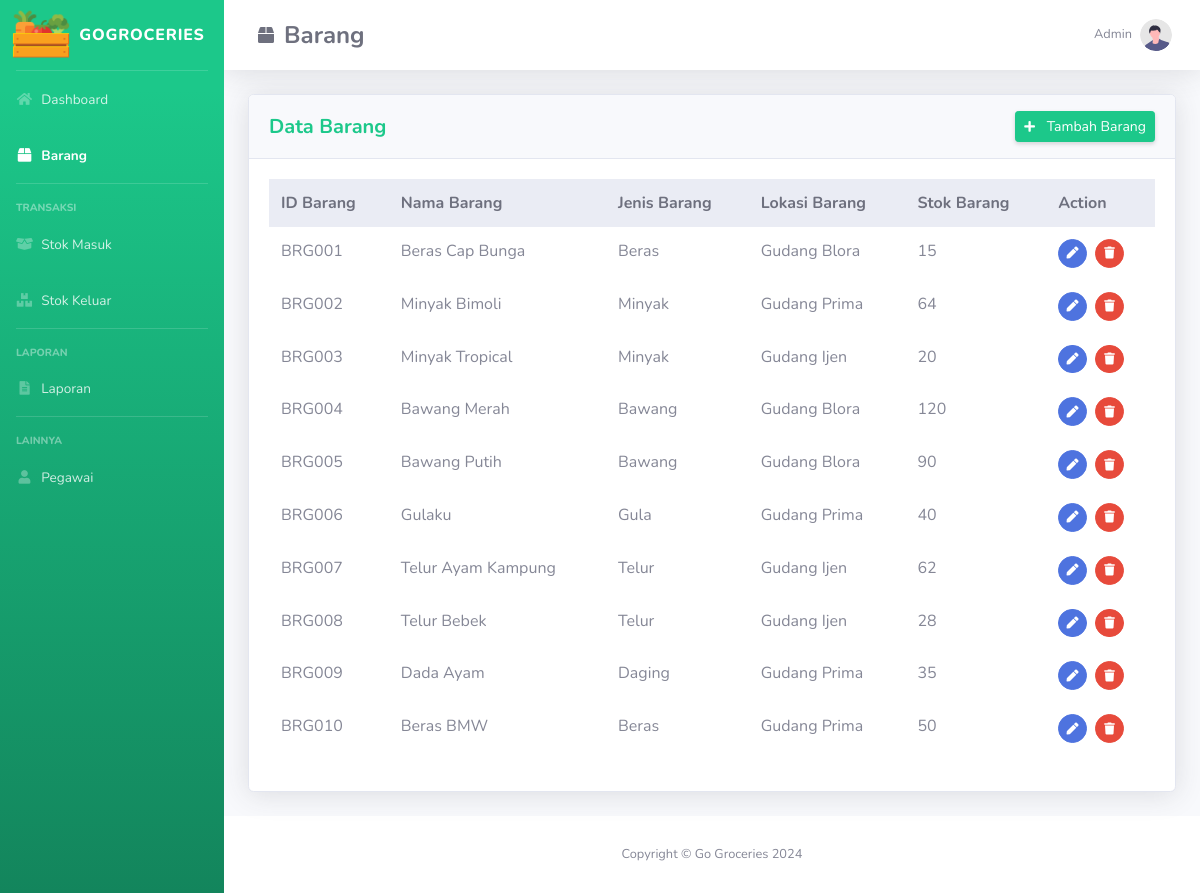
Page /barang.php on the earlier database version.
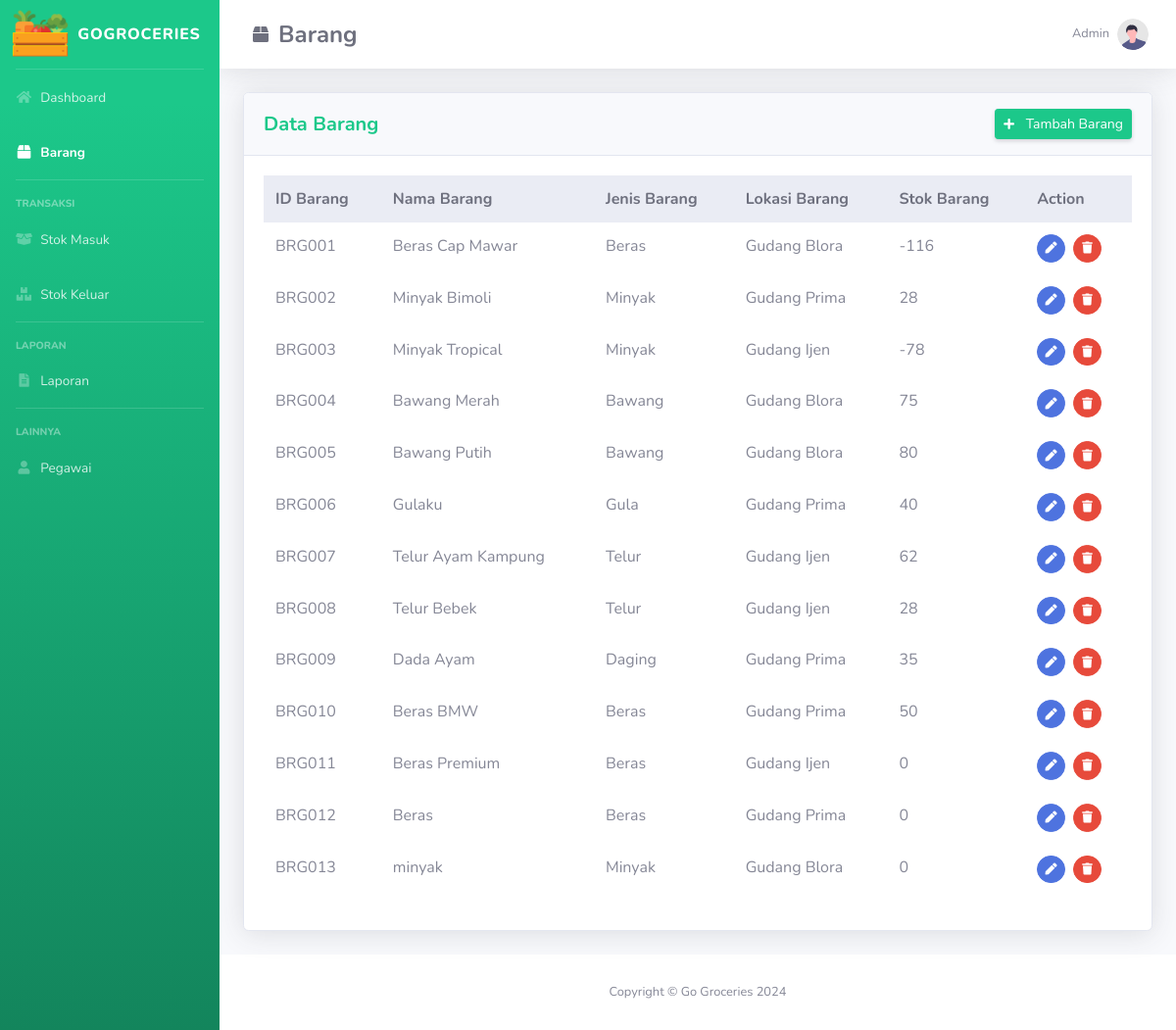
Same page on the later database version.
### tables this page shows
CREATE TABLE `barang` (
  `id_barang` varchar(10) NOT NULL,
  `nama_barang` varchar(100) DEFAULT NULL,
  `id_jenisbarang` int(11) DEFAULT NULL,
  `id_lokasi` int(11) DEFAULT NULL,
  `stok` int(11) DEFAULT 0
);

CREATE TABLE `jenis_barang` (
  `id_jenisbarang` int(11) NOT NULL,
  `jenis` varchar(50) NOT NULL
);

CREATE TABLE `lokasi_penyimpanan` (
  `id_lokasi` int(11) NOT NULL,
  `nama_lokasi` varchar(50) NOT NULL
);

### barang.php (the view, shortened to what this page needs)
<?php
    include "conn/conn.php";
    $query_table = mysqli_query($mysqli, "SELECT id_barang, nama_barang, jenis, nama_lokasi, stok
                                        FROM barang, jenis_barang, lokasi_penyimpanan
                                        WHERE barang.id_jenisbarang = jenis_barang.id_jenisbarang AND
                                        barang.id_lokasi = lokasi_penyimpanan.id_lokasi");
?>
<!DOCTYPE html>
<html lang="en">
<head>
    <link href="Assets/vendor/fontawesome-free/css/all.min.css" rel="stylesheet" type="text/css" />
    <link href="Assets/css/sb-admin-2.min.css" rel="stylesheet" />
    <link href="Assets/vendor/datatables/dataTables.bootstrap4.min.css" rel="stylesheet" />
</head>
<body id="page-top">
    <div id="wrapper">
      <ul
        class="navbar-nav bg-gradient-success sidebar sidebar-dark accordion"
        id="accordionSidebar"
      >
        <a
          class="sidebar-brand d-flex align-items-center justify-content-center"
          href="index.php"
        >
          <div class="sidebar-brand-icon">
            <img src="Assets/img/icons.png" alt="" width="60px">
          </div>
          <div class="sidebar-brand-text mx-2">GoGroceries</div>
        </a>
        <hr class="sidebar-divider my-0" />
        <li class="nav-item">
          <a class="nav-link" href="index.php">
            <i class="fas fa-fw fa-home"></i>
            <span>Dashboard</span></a>
        </li>
        <li class="nav-item active">
          <a class="nav-link" href="barang.php">
            <i class="fas fa-fw fa-box"></i>
            <span>Barang</span></a>
        </li>
        <hr class="sidebar-divider" />
        <div class="sidebar-heading">Transaksi</div>
        <li class="nav-item">
          <a class="nav-link" href="stokmasuk.php">
            <i class="fas fa-fw fa-box-open"></i>
            <span>Stok Masuk</span></a>
        </li>
        <li class="nav-item">
          <a class="nav-link" href="stokkeluar.php">
            <i class="fas fa-fw fa-boxes"></i>
            <span>Stok Keluar</span></a>
        </li>
        <hr class="sidebar-divider d-none d-md-block" />
        <div class="sidebar-heading">Laporan</div>
        <li class="nav-item">
          <a class="nav-link" href="laporan.php">
            <i class="fas fa-fw fa-file-alt"></i>
            <span>Laporan</span></a>
        </li>
        <hr class="sidebar-divider d-none d-md-block" />
        <div class="sidebar-heading">Lainnya</div>
        <li class="nav-item">
          <a class="nav-link" href="pegawai.php">
            <i class="fas fa-fw fa-user"></i>
            <span>Pegawai</span></a>
        </li>
      </ul>
      <div id="content-wrapper" class="d-flex flex-column">
        <div id="content">
          <nav
            class="navbar navbar-expand navbar-light bg-white topbar mb-4 static-top shadow"
          >
            <a class="nav-link d-flex align-items-center" href="barang.php" >
                <i class="fas fa-fw fa-box mr-2" style="color:#6e707e"></i>
                <h1 class="h4 mb-0 text-gray-700 font-weight-bold">Barang</h1>
            </a>
            <ul class="navbar-nav ml-auto">
              <li class="nav-item dropdown no-arrow">
                <a
                  class="nav-link dropdown-toggle"
                  href="#"
                  id="userDropdown"
                  role="button"
                  data-toggle="dropdown"
                  aria-haspopup="true"
                  aria-expanded="false"
                >
                  <span class="mr-2 d-none d-lg-inline text-gray-600 small"
                    >Admin</span
                  >
                  <img
                    class="img-profile rounded-circle"
                    src="Assets/img/undraw_profile.svg"
                  />
                </a>
              </li>
            </ul>
          </nav>
          <div class="container-fluid">
            <div class="card shadow mb-4">
              <div class="card-header py-3">
                <div class="d-sm-flex align-items-center justify-content-between">
                    <h5 class="m-0 font-weight-bold text-success">
                      Data Barang
                    </h5>
                    <a href="add-barang.php" class="d-none d-sm-inline-block btn btn-sm btn-success shadow-sm">
                        <i class="fas fa-plus fa-sm text-white-100 mr-2"></i>
                        Tambah Barang
                    </a>
                </div>
              </div>
              <div class="card-body">
                <div class="table-responsive">
                  <table
                    class="table table-borderless"
                    id="dataTable"
                    width="100%"
                    cellspacing="0"
                  >
                    <thead class="thead-light">
                        <tr>
                            <th>ID Barang</th>
                            <th>Nama Barang</th>
                            <th>Jenis Barang</th>
                            <th>Lokasi Barang</th>
                            <th>Stok Barang</th>
                            <th>Action</th>
                        </tr>
                    </thead>
                    <tbody>
                        <?php while($result = mysqli_fetch_assoc($query_table)) { ?>
                        <tr>
                            <td><?= $result['id_barang'] ?></td>
                            <td><?= $result['nama_barang'] ?></td>
                            <td><?= $result['jenis'] ?></td>
                            <td><?= $result['nama_lokasi'] ?></td>
                            <td><?= $result['stok'] ?></td>
                            <td>
                              <a href="edit-barang.php?update=<?= $result['id_barang']; ?>" class="btn btn-primary btn-circle btn-sm" data-toggle="tooltip" data-placement="top" title="Edit">
                                <i class="fas fa-fw fa-pen"></i>
                              </a>
                              <a href="#" class="btn btn-danger btn-circle btn-sm" data-toggle="modal" data-target="#hapusBarang<?= $result['id_barang'] ?>" data-toggle="tooltip" data-placement="top" title="Hapus">
                                <i class="fas fa-fw fa-trash"></i>
                              </a>
                            </td>
                        </tr>
                        <?php } ?>
                    </tbody>
                  </table>
                </div>
              </div>
            </div>
          </div>
        </div>
        <footer class="sticky-footer bg-white">
          <div class="container my-auto">
            <div class="copyright text-center my-auto">
              <span>Copyright &copy; Go Groceries 2024</span>
            </div>
          </div>
        </footer>
      </div>
    </div>
</body>
</html>

Differences in the rows shown:
changed barang "BRG001": nama_barang "Beras Cap Bunga" → "Beras Cap Mawar"; stok "15" → "-116"
changed barang "BRG002": stok "64" → "28"
changed barang "BRG003": stok "20" → "-78"
changed barang "BRG004": stok "120" → "75"
changed barang "BRG005": stok "90" → "80"
added barang: id_barang "BRG011", nama_barang "Beras Premium", id_jenisbarang.jenis "Beras", id_lokasi.nama_lokasi "Gudang Ijen", stok "0"
added barang: id_barang "BRG012", nama_barang "Beras", id_jenisbarang.jenis "Beras", id_lokasi.nama_lokasi "Gudang Prima", stok "0"
added barang: id_barang "BRG013", nama_barang "minyak", id_jenisbarang.jenis "Minyak", id_lokasi.nama_lokasi "Gudang Blora", stok "0"
